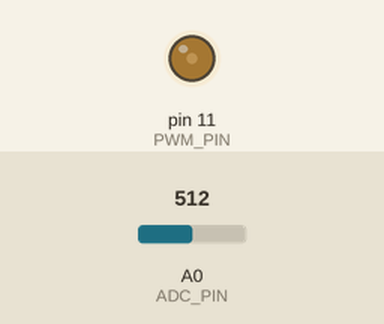
This sketch was run on a simulated Arduino Uno, built with avr-gcc and run on an emulated ATmega328P. Parts: output pins drawn as LEDs (lit = HIGH). Inputs (shaded band) come from the test bench; at power-on: A0 (ADC_PIN) = 512. What the sketch prints to the serial monitor is not drawn.

Above: at 1.2 s.
1.3 s: A0 (ADC_PIN) set to 0
At 2.25 s:
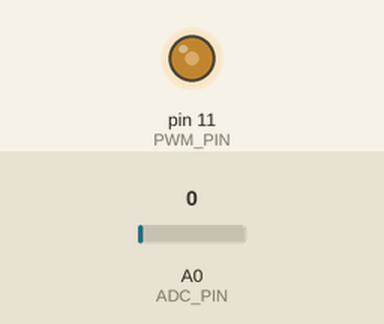
4.3 s: A0 (ADC_PIN) set to 122
At 4.65 s:
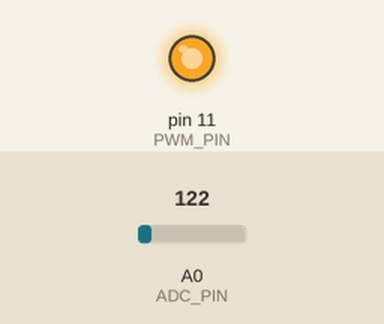
Timing chart, 0 to 16.3 s (numbered marks = the images above; inputs shaded):
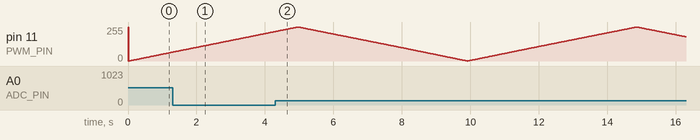

The sketch:

fastpwmtmr.ino
```cpp
#define _RAMP_
//#define _DIVTWO_  // 31KHz
#define _DIVFOUR_  // 3.9KHz

int dty_inc = 4;

#define PWM_PIN 11
#define ADC_PIN A0

uint8_t dty[] = {0, 63, 127, 191, 255};

//#define INC_DEL 50  //Delay time between incremet/decrement of dutyCycle

#ifdef _DIVTWO_
#define NUM_INC 127 //Num times tmr ovf isr happens before increment of dutyCycle
//clipping occurs at dutyCycle values less than DTY_MIN, greater than DTY_MAX
//#define DTY_MIN 13 //dutyCycle minimum value
//#define DTY_MAX 238 //dutyCycle maximum value
#define DTY_MIN 0 //dutyCycle minimum value
#define DTY_MAX 180 //dutyCycle maximum value
#define PRESCLR 0b00000001
#endif

#ifdef _DIVFOUR_
//#define NUM_INC 152 //Num times tmr ovf isr happens before increment of dutyCycle
#define NUM_INC 75 //Num times tmr ovf isr happens before increment of dutyCycle

//clipping occurs at dutyCycle values less than DTY_MIN, greater than DTY_MAX
//#define DTY_MIN 17 //dutyCycle minimum value
//#define DTY_MAX 240 //dutyCycle maximum value
#define DTY_MIN 0 //dutyCycle minimum value
#define DTY_MAX 255 //dutyCycle maximum value
#define PRESCLR 0b00000010
#endif

uint8_t dutyCycle = dty[dty_inc]; // 0-255 for 0%-100%
uint16_t incFlag = 0;
uint8_t updn = 0;

void setup() {
  TIMSK2 = (TIMSK2 & 0b11111000) | 0b00000001; // use TIMER2_OVF_vect

//  BEGIN   PWM SETUP
  TCCR2B = TCCR2B & 0b11111000 | PRESCLR;
  pinMode(PWM_PIN, OUTPUT);
  analogWrite(PWM_PIN, dutyCycle);
//  END     PWM SETUP


//  BEGIN   ADC SETUP
  pinMode(ADC_PIN, INPUT);
//  END     ADC SETUP

  Serial.begin(115200);

}

void loop() {


#ifdef _RAMP_
    if(incFlag >= NUM_INC & updn == 0){
      incFlag = 0;
      dutyCycle++;
      analogWrite(PWM_PIN, dutyCycle);
      if(dutyCycle >= DTY_MAX){
        updn = 1;
      }

    }
    else if(incFlag >= NUM_INC & updn == 1){
      incFlag = 0;
      dutyCycle--;
      analogWrite(PWM_PIN, dutyCycle);
      if(dutyCycle <= DTY_MIN){
        updn = 0;
      }
    }
#else
    delay(10);
#endif

    Serial.print(dutyCycle);
    Serial.print(", ");
    Serial.println(analogRead(ADC_PIN));
}


ISR(TIMER2_OVF_vect){
  incFlag++;
}
```
